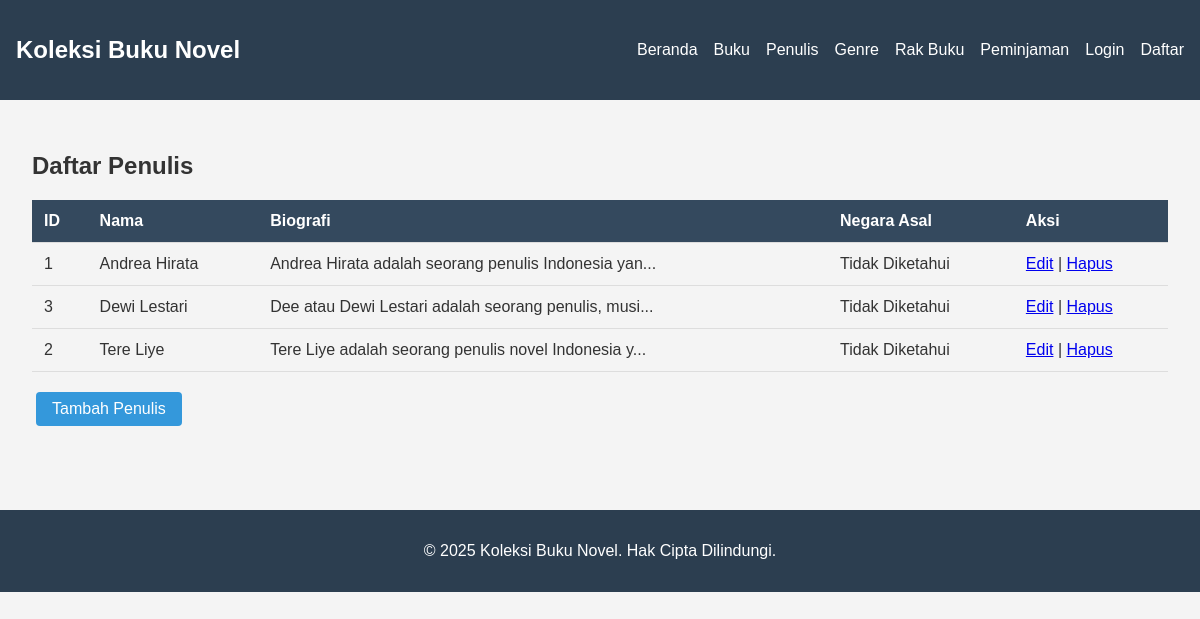
Page /pages/authors/index.php on the committed database.
### tables this page shows
CREATE TABLE authors (
    id INT AUTO_INCREMENT PRIMARY KEY,
    name VARCHAR(100) NOT NULL,
    biography TEXT,
    birth_date DATE,
    death_date DATE,
    nationality VARCHAR(50),
    photo VARCHAR(255),
    created_at TIMESTAMP DEFAULT CURRENT_TIMESTAMP,
    updated_at TIMESTAMP DEFAULT CURRENT_TIMESTAMP ON UPDATE CURRENT_TIMESTAMP
);

### pages/authors/index.php (the view, shortened to what this page needs)
<?php
require_once '../../includes/header.php';
require_once '../../includes/auth_check.php';
echo "<h2>Daftar Penulis</h2>";
$stmt = $pdo->query("SELECT * FROM authors ORDER BY name");
$authors = $stmt->fetchAll(PDO::FETCH_ASSOC);
echo "<div class='authors-list'>";
if (count($authors) > 0) {
    echo "<table class='table'>";
    echo "<thead>";
    echo "<tr>";
    echo "<th>ID</th>";
    echo "<th>Nama</th>";
    echo "<th>Biografi</th>";
    echo "<th>Negara Asal</th>";
    echo "<th>Aksi</th>";
    echo "</tr>";
    echo "</thead>";
    echo "<tbody>";
    foreach ($authors as $author) {
        echo "<tr>";
        echo "<td>" . $author['id'] . "</td>";
        echo "<td>" . $author['name'] . "</td>";
        echo "<td>" . (strlen($author['biography']) > 50 ? substr($author['biography'], 0, 50) . '...' : $author['biography']) . "</td>";
        echo "<td>" . ($author['country'] ?? 'Tidak Diketahui') . "</td>";
        echo "<td>";
        echo "<a href='edit.php?id=" . $author['id'] . "'>Edit</a> | ";
        echo "<a href='delete.php?id=" . $author['id'] . "' onclick=\"return confirm('Yakin ingin menghapus penulis ini?')\">Hapus</a>";
        echo "</td>";
        echo "</tr>";
    }
    echo "</tbody>";
    echo "</table>";
} else {
    echo "<p>Belum ada data penulis.</p>";
}
echo "</div>";
echo "<div class='actions'>";
echo "<a href='create.php' class='btn btn-primary'>Tambah Penulis</a>";
echo "</div>";
require_once '../../includes/footer.php';
?>

### assets/css/style.css (style rules this page uses)
body { font-family: Arial, sans-serif; margin: 0; padding: 0; background-color: #f4f4f4; color: #333; }
.table { width: 100%; border-collapse: collapse; margin: 1rem 0; }
.table th, .table td { padding: 0.75rem; text-align: left; border-bottom: 1px solid #ddd; }
.table th { background-color: #34495e; color: white; }
.btn { display: inline-block; padding: 0.5rem 1rem; background-color: #3498db; color: white; text-decoration: none; border-radius: 4px; margin: 0.25rem; }
.btn-primary { background-color: #3498db; }
.actions { margin: 1rem 0; }

### rows in the picture
authors: id "1", name "Andrea Hirata", biography "Andrea Hirata adalah seorang penulis Indonesia yan", country "Tidak Diketahui"
authors: id "3", name "Dewi Lestari", biography "Dee atau Dewi Lestari adalah seorang penulis, musi", country "Tidak Diketahui"
authors: id "2", name "Tere Liye", biography "Tere Liye adalah seorang penulis novel Indonesia y", country "Tidak Diketahui"

### other values in the picture
SITE_NAME "Koleksi Buku Novel"
